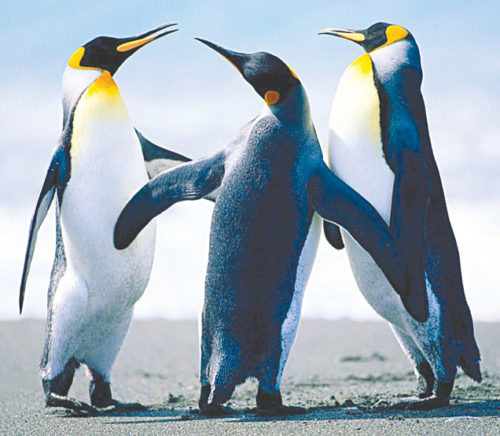
%> input picture penguin.jpg, 500 x 436 px
$ octave geometrictrans.m   (GNU Octave 9; MATLAB toolbox functions it lacks are replaced by stand-ins)
%> lines starting %> are read from the running program, lines starting %| are printed output that depends on the picture
%Scaling & Rotation
 % Scaling (Resize)
I=imread('penguin.jpg');
%> I is the input picture: size 436x500x3 uint8; mean R, G, B 157.2, 171.7, 183.3
subplot(2,2,1); subimage(I); title('Original Image');
s=input('Enter Scaling Factor');
%> the answer given: 2
j=imresize(I,s);
subplot(2,2,2); subimage(j); title('Scaled Image');
% Rotation
K=imrotate(j,60);
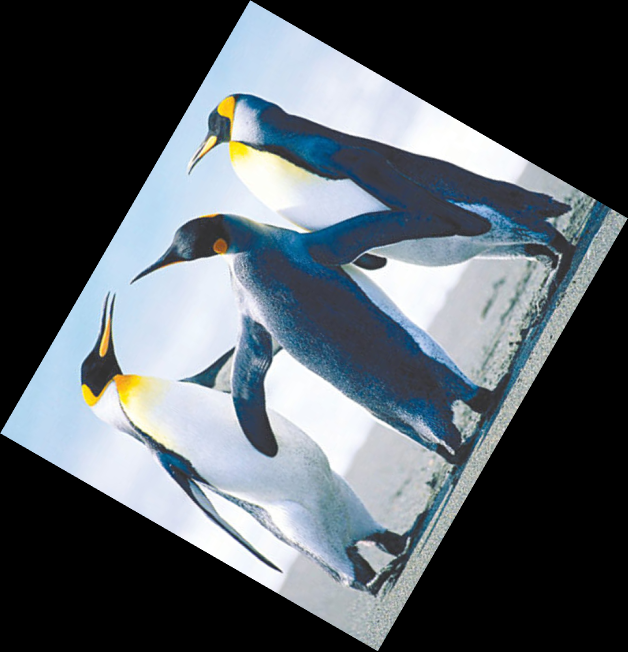
%> K: size 1303x1256x3 uint8 (shown at 1/2 size); mean R, G, B 83.8, 91.5, 97.6
subplot(2,2,3); imshow(K); title('Rotated Image 60deg');
R=imrotate(j,45);
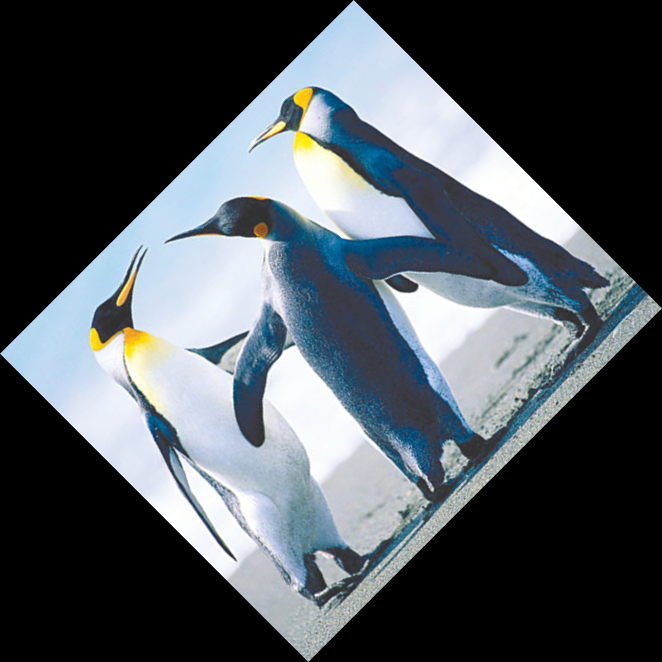
%> R: size 1324x1324x3 uint8 (shown at 1/2 size); mean R, G, B 78.3, 85.5, 91.2
subplot(2,2,4); imshow(R); title('Rotated Image 45deg');
%> after `title('Rotated Image 45deg')`:
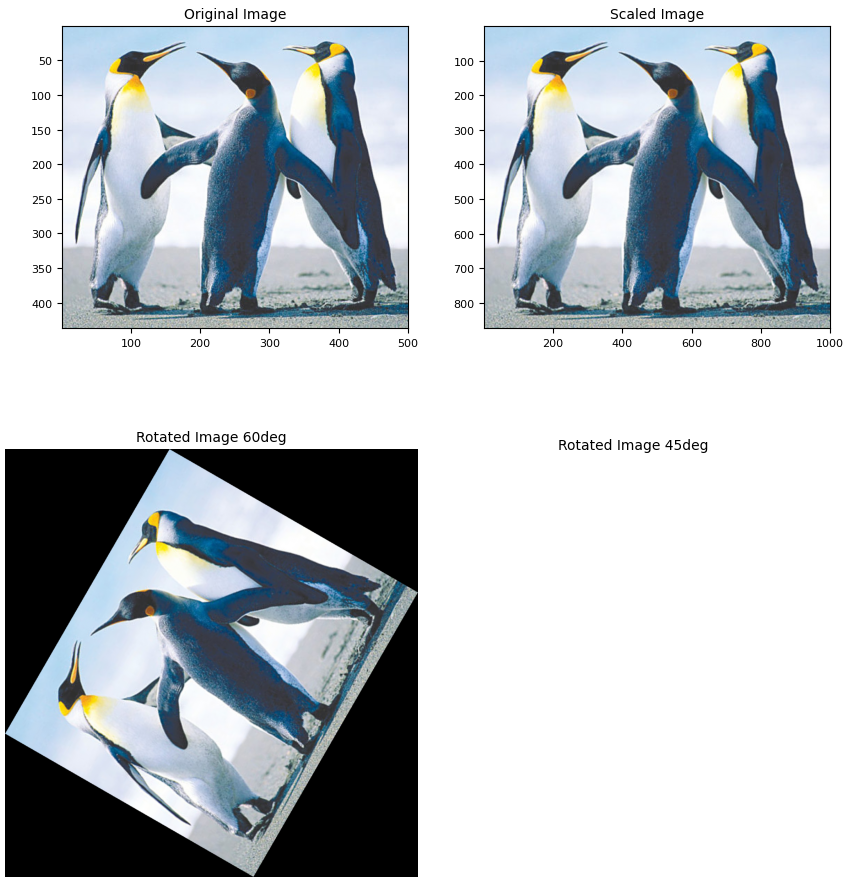
%> figure redrawn from the program's plot data, 4 panels

$ run again, with cancer11.jpg copied over penguin.jpg
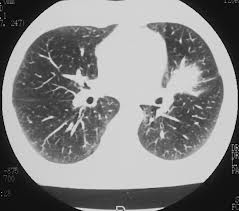
%> input picture cancer11.jpg, 239 x 211 px
%> I is the input picture: size 211x239x3 uint8; min 0, max 242, mean 133.1
%> `K=imrotate(j,60);`:
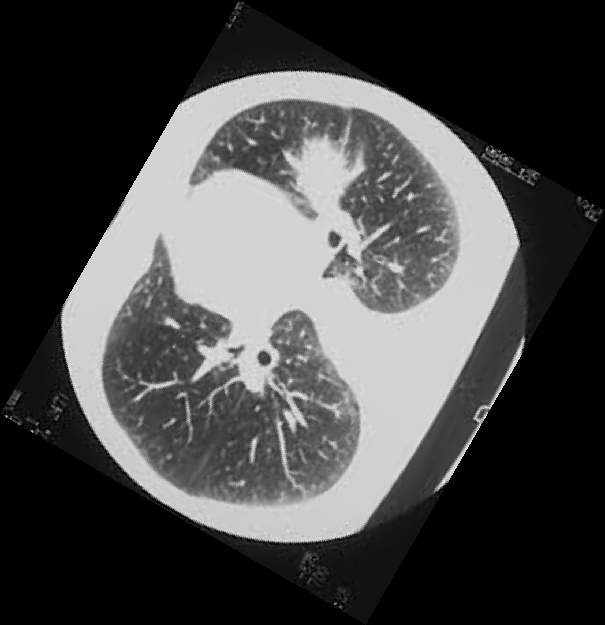
%> K: size 625x605x3 uint8; min 0, max 242, mean 71
%> `R=imrotate(j,45);`:
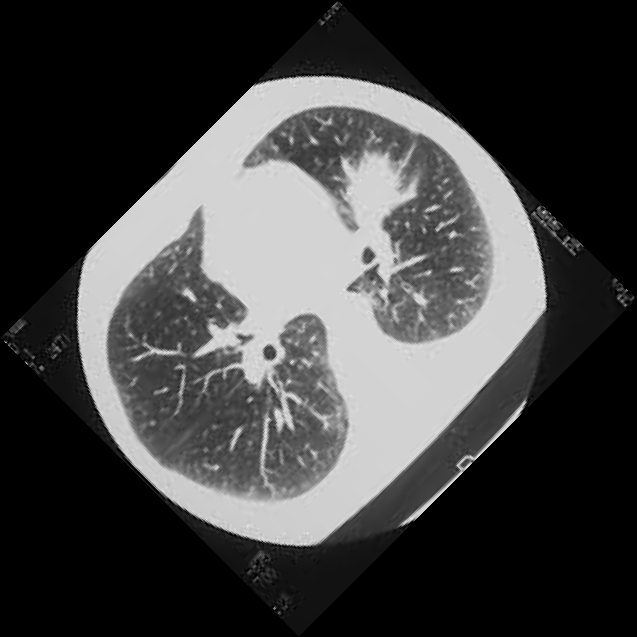
%> R: size 637x637x3 uint8; min 0, max 233, mean 66.2
